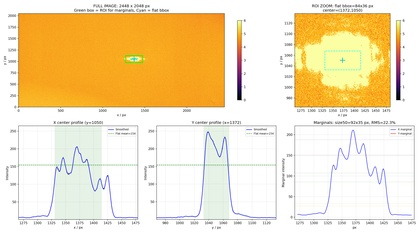
%> input picture fig_analysis/captured_2_analysis.jpg, 420 x 233 px, shrunk from 2700 x 1500 before the run
$ octave --eval "result = analyze_captured_image(rgb2gray(imread('../fig_analysis/captured_2_analysis.jpg')));"   (GNU Octave 9; MATLAB toolbox functions it lacks are replaced by stand-ins)
%> lines starting %> are read from the running program, lines starting %| are printed output that depends on the picture
function result = analyze_captured_image(img, pixel_um)
% Analyze a captured flat-top spot image using the gradient-edge method.
%
%   result = analyze_captured_image(img, pixel_um)
%
%   img: 2D image array (double)
%   pixel_um: camera pixel size in um (default 3.45)
%
%   result fields: background, flat_center_px, flat_mean, flat_std, rms_pct,
%                  size50_px, size50_um, size90_px, size13p5_px, aspect_ratio,
%                  saturation_pct, hotspot_ratio_x/y, gradient_edges_x/y
%
% References: fig_analysis/analyze_captured.py

if nargin < 2
    pixel_um = 3.45;
end

img = double(img);
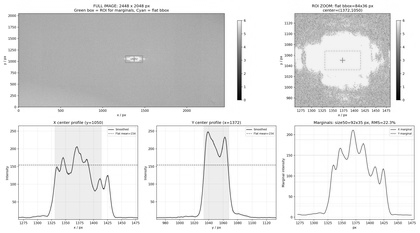
%> img: size 233x420 double; min 0, max 255, mean 226.4
[ny, nx] = size(img);
%> ny = 233; nx = 420

%% Background estimation (four corners)
corners = [reshape(img(1:30, 1:30), [], 1);
           reshape(img(1:30, nx-29:nx), [], 1);
           reshape(img(ny-29:ny, 1:30), [], 1);
           reshape(img(ny-29:ny, nx-29:nx), [], 1)];
%> corners = 3600 values, max 255 at index 1, min 129 at index 1311, mean 243.5
bg_val = median(corners);
%> bg_val = 255
bg_std = std(corners);
%> bg_std = 26.53

%% Find bright region
threshold = bg_val + 10 * bg_std;
%> threshold = 520.3
bright = img > threshold;
%> bright: size 233x420 logical; every value is 0

% Morphological closing (binary_closing)
bright = bwmorph(bright, 'close');
bright = imfill(bright, 'holes');

% Label connected components
[labeled, nf] = bwlabel(bright);
%> labeled: size 233x420 double; every value is 0
%> nf = 0

if nf == 0
    warning('No bright region found in image.');
    result = struct('background', bg_val, 'error', 'No bright region found');
%> result = {background 255}
    return;
end

% Select largest component
comp_sizes = zeros(1, nf);
for i = 1:nf
    comp_sizes(i) = sum(labeled(:) == i);
end
[~, main_id] = max(comp_sizes);
mask = labeled == main_id;

%% Center of mass
[y_idx, x_idx] = find(mask);
vals = img(mask);
total_mass = sum(vals);
if total_mass > 0
    cx = sum(x_idx .* vals) / total_mass;
    cy = sum(y_idx .* vals) / total_mass;
else
    cx = mean(x_idx);
    cy = mean(y_idx);
end

ymin = min(y_idx); ymax = max(y_idx);
xmin = min(x_idx); xmax = max(x_idx);
bbox_w = xmax - xmin + 1;
bbox_h = ymax - ymin + 1;

%% Flat region statistics
flat_vals = img(mask);
flat_mean = mean(flat_vals);
flat_std = std(flat_vals);
flat_min = min(flat_vals);
flat_max = max(flat_vals);
n_sat = sum(flat_vals >= 255);

rms_pct = flat_std / flat_mean * 100;
pv_pct = (flat_max - flat_min) / flat_mean * 100;
saturation_pct = 100 * n_sat / numel(flat_vals);

%% Gradient-edge width analysis
cxi = round(cx);
cyi = round(cy);

prof_x = img(cyi, :);
prof_y = img(:, cxi)';

% Smooth profiles (7-pixel uniform filter)
prof_x_s = movmean(prof_x, 7);
prof_y_s = movmean(prof_y, 7);

% Background on profiles
x_bg = median([prof_x(1:min(50,nx)), prof_x(max(1,nx-49):nx)]);
y_bg = median([prof_y(1:min(50,ny)), prof_y(max(1,ny-49):ny)]);

% Gradient magnitude
gx = abs(gradient(prof_x_s));
gy = abs(gradient(prof_y_s));

% Find gradient edges bracketing the flat-top
[lx, rx] = find_edge_pair(gx, cxi);
[ly, ry] = find_edge_pair(gy, cyi);

% Flat level = median between gradient edges (exclude edge transition zones)
margin = 8;
flat_x_idx = max(1, lx+margin) : min(nx, rx-margin);
flat_y_idx = max(1, ly+margin) : min(ny, ry-margin);

if ~isempty(flat_x_idx)
    flat_level_x = median(prof_x_s(flat_x_idx));
    hotspot_x = max(prof_x_s(flat_x_idx)) / flat_level_x;
else
    flat_level_x = median(flat_vals);
    hotspot_x = 1.0;
end

if ~isempty(flat_y_idx)
    flat_level_y = median(prof_y_s(flat_y_idx));
    hotspot_y = max(prof_y_s(flat_y_idx)) / flat_level_y;
else
    flat_level_y = median(flat_vals);
    hotspot_y = 1.0;
end

% Find width crossings
x_cross = find_crossings(prof_x_s, x_bg, flat_level_x, cxi);
y_cross = find_crossings(prof_y_s, y_bg, flat_level_y, cyi);

w50_x = x_cross.W50;
w50_y = y_cross.W50;
w90_x = x_cross.W90;
w90_y = y_cross.W90;
w13_x = x_cross.W135;
w13_y = y_cross.W135;

aspect = w50_x / w50_y;

%% Assemble result
result = struct();
result.background = bg_val;
result.background_std = bg_std;
result.flat_center_px = [cx, cy];
result.flat_bbox = [xmin, ymin, bbox_w, bbox_h];
result.flat_mean = flat_mean;
result.flat_std = flat_std;
result.rms_percent = rms_pct;
result.pv_percent = pv_pct;
result.saturated_percent = saturation_pct;
result.gradient_edges_x_px = [lx, rx];
result.gradient_edges_y_px = [ly, ry];
result.flat_level_x = flat_level_x;
result.flat_level_y = flat_level_y;
result.hotspot_ratio_x = hotspot_x;
result.hotspot_ratio_y = hotspot_y;
result.size50_px = [w50_x, w50_y];
result.size90_px = [w90_x, w90_y];
result.size13p5_px = [w13_x, w13_y];
result.aspect_ratio = aspect;
result.pixel_um = pixel_um;
result.size50_um = [w50_x * pixel_um, w50_y * pixel_um];
result.size13p5_um = [w13_x * pixel_um, w13_y * pixel_um];
result.overexposed = saturation_pct > 1;
result.n_saturated = n_sat;
end


% [84 lines left out: functions find_edge_pair, find_peaks, find_crossings, not called in this run]
